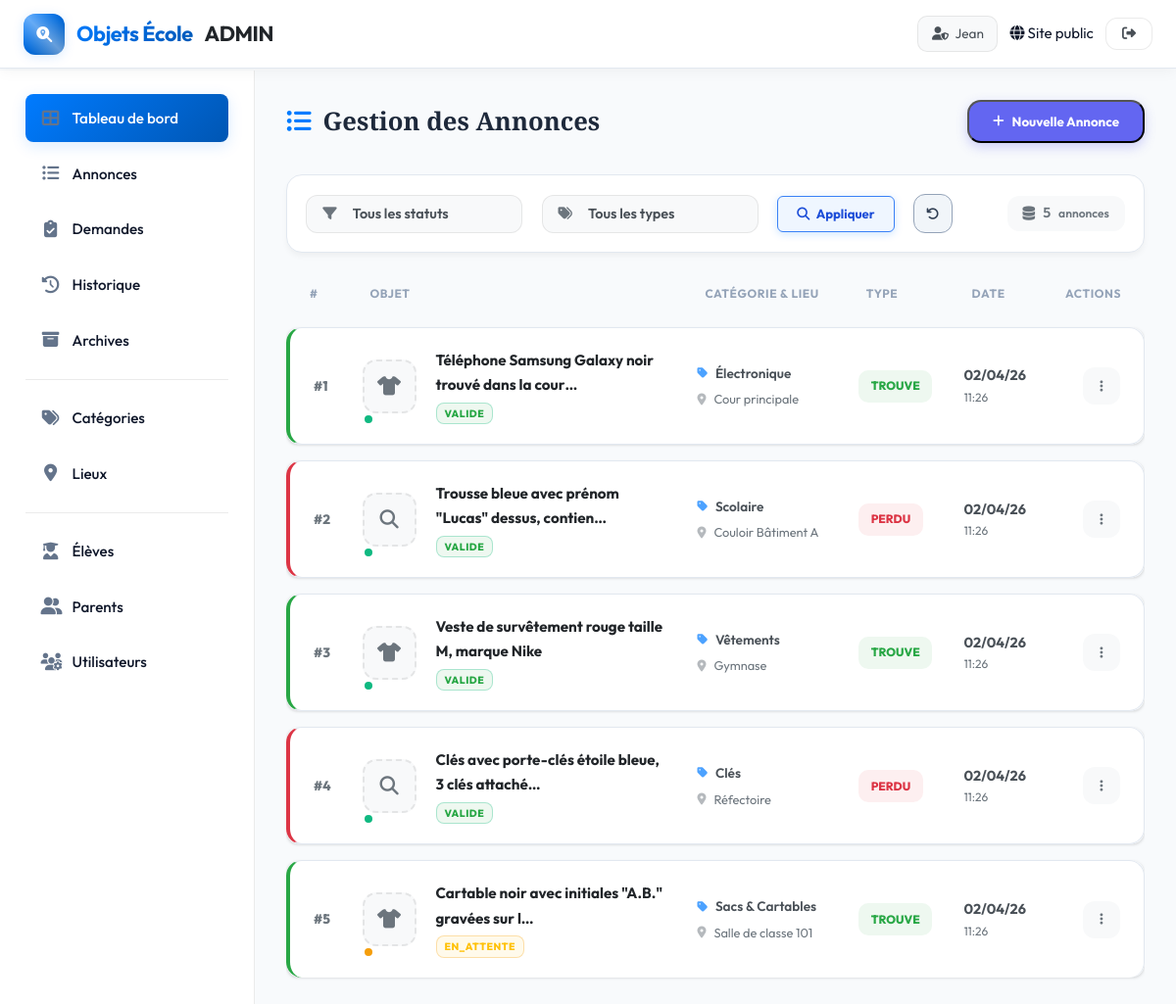
Page /admin/annonces.php (signed in) on the committed database.
### tables this page shows
CREATE TABLE utilisateurs (
    id INT AUTO_INCREMENT PRIMARY KEY,
    login VARCHAR(100) UNIQUE NOT NULL,
    mot_de_passe_hash VARCHAR(255) NOT NULL,
    role ENUM('admin','personnel','parent') NOT NULL DEFAULT 'parent',
    nom VARCHAR(100) NOT NULL,
    prenom VARCHAR(100) NOT NULL,
    email VARCHAR(150),
    tel VARCHAR(20),
    cin VARCHAR(30),
    actif TINYINT(1) DEFAULT 1,
    date_creation TIMESTAMP DEFAULT CURRENT_TIMESTAMP
);

CREATE TABLE annonces (
    id INT AUTO_INCREMENT PRIMARY KEY,
    type ENUM('perdu','trouve') NOT NULL,
    categorie_id INT NOT NULL,
    lieu_id INT NOT NULL,
    description TEXT NOT NULL,
    photo VARCHAR(255),
    contact_email VARCHAR(150),
    contact_tel VARCHAR(20),
    date_objet DATE,
    statut ENUM('en_attente','valide','recupere','donne','archive') DEFAULT 'en_attente',
    ip_utilisateur VARCHAR(45),
    declarant_nom VARCHAR(150),
    declarant_email VARCHAR(150),
    user_id INT NULL,
    date_creation TIMESTAMP DEFAULT CURRENT_TIMESTAMP,
    date_modification TIMESTAMP DEFAULT CURRENT_TIMESTAMP ON UPDATE CURRENT_TIMESTAMP,
    FOREIGN KEY (categorie_id) REFERENCES categories(id),
    FOREIGN KEY (lieu_id) REFERENCES lieux(id),
    FOREIGN KEY (user_id) REFERENCES utilisateurs(id) ON DELETE SET NULL
);

CREATE TABLE categories (
    id INT AUTO_INCREMENT PRIMARY KEY,
    nom VARCHAR(100) NOT NULL,
    icone VARCHAR(50) DEFAULT 'fas fa-box',
    date_creation TIMESTAMP DEFAULT CURRENT_TIMESTAMP
);

CREATE TABLE lieux (
    id INT AUTO_INCREMENT PRIMARY KEY,
    nom VARCHAR(150) NOT NULL,
    batiment VARCHAR(100),
    date_creation TIMESTAMP DEFAULT CURRENT_TIMESTAMP
);

### includes/functions.php (called while the page is built, shortened)
<?php
function url(string $path): string {
    return BASE_URL . '/' . ltrim($path, '/');
}

### includes/auth.php (called while the page is built, shortened)
<?php
function getCurrentUser(): ?array {
    $pdo = getDB();
    $stmt = $pdo->prepare("SELECT * FROM utilisateurs WHERE id = ? AND actif = 1");
    $stmt->execute([$_SESSION['user_id']]);
    return $stmt->fetch() ?: null;
}
function clean(string $str): string {
    return htmlspecialchars(trim($str), ENT_QUOTES, 'UTF-8');
}

### admin/annonces.php (the view, shortened to what this page needs)
<?php
$type_filter = $_GET['type'] ?? '';
$statut_filter = $_GET['statut'] ?? '';
if ($type_filter === 'perdu')
  $active_page = 'annonces_perdu';
elseif ($type_filter === 'trouve')
  $active_page = 'annonces_trouve';
elseif ($statut_filter === 'en_attente')
  $active_page = 'annonces_attente';
else
  $active_page = 'dashboard';
require_once __DIR__ . '/../includes/admin_header.php';
$statut = $_GET['statut'] ?? '';
$where = [];
$params = [];
if ($statut) {
  $where[] = "a.statut=?";
  $params[] = $statut;
} else {
  $where[] = "a.statut != 'recupere'";
}
$whereSQL = 'WHERE ' . implode(' AND ', $where);
$page = max(1, (int) ($_GET['page'] ?? 1));
$limit = 20;
$offset = ($page - 1) * $limit;
$total = $pdo->prepare("SELECT COUNT(*) FROM annonces a $whereSQL");
$total->execute($params);
$total = (int) $total->fetchColumn();
$params2 = $params;
$params2[] = $limit;
$params2[] = $offset;
$annonces = $pdo->prepare("
    SELECT a.*, c.nom AS cat_nom, l.nom AS lieu_nom,
           dr.id AS demande_id,
           u.prenom AS parent_prenom, u.nom AS parent_nom,
           e.prenom AS eleve_prenom, e.nom AS eleve_nom
    FROM annonces a
    JOIN categories c ON a.categorie_id=c.id
    LEFT JOIN lieux l ON a.lieu_id=l.id
    LEFT JOIN demandes_recuperation dr ON dr.annonce_id = a.id AND dr.statut = 'approuvee'
    LEFT JOIN utilisateurs u ON dr.parent_id = u.id
    LEFT JOIN eleves e ON dr.eleve_id = e.id
    $whereSQL
    ORDER BY a.date_creation DESC LIMIT ? OFFSET ?
");
$annonces->execute($params2);
$annonces = $annonces->fetchAll();
?>
<div class="vue-ensemble-header">
  <div class="vue-ensemble-title" style="text-transform:none; font-size:1.6rem; font-weight:700;">
    <i class="fas fa-list-ul" style="color:var(--accent);"></i> Gestion des Annonces
  </div>
  <button onclick="document.getElementById('addAnnonceForm').style.display='block'; this.style.display='none'" class="btn-new-annonce">
    <i class="fas fa-plus"></i> Nouvelle Annonce
  </button>
</div>
<div class="admin-section" style="padding:1.2rem; margin-bottom:2rem; border-radius:16px;">
  <form class="filters-form" method="GET" style="display:flex; gap:1.2rem; align-items:center; flex-wrap:wrap;">
    <div class="filter-group" style="display:flex; align-items:center; gap:0.8rem; background:var(--bg2); padding:0.4rem 1rem; border-radius:12px; border:1px solid var(--border);">
      <i class="fas fa-filter" style="color:var(--text3); font-size:0.9rem;"></i>
      <select name="statut" class="admin-input-clean" style="border:none; background:transparent; font-weight:600; color:var(--text2); outline:none; padding:0.2rem;">
        <option value="">Tous les statuts</option>
      </select>
    </div>
    <div class="filter-group" style="display:flex; align-items:center; gap:0.8rem; background:var(--bg2); padding:0.4rem 1rem; border-radius:12px; border:1px solid var(--border);">
      <i class="fas fa-tags" style="color:var(--text3); font-size:0.9rem;"></i>
      <select name="type" class="admin-input-clean" style="border:none; background:transparent; font-weight:600; color:var(--text2); outline:none; padding:0.2rem;">
        <option value="">Tous les types</option>
      </select>
    </div>
    <button type="submit" class="btn-action blue" style="padding:0.6rem 1.2rem;">
      <i class="fas fa-search"></i> Appliquer
    </button>
    <a href="<?= url('admin/annonces.php') ?>" class="btn-action gray" title="Réinitialiser" style="width:40px; height:40px; border-radius:12px; justify-content:center;">
      <i class="fas fa-undo"></i>
    </a>
    <div style="margin-left:auto; display:flex; align-items:center; gap:0.5rem; color:var(--text3); font-weight:600; font-size:0.9rem; background:var(--bg2); padding:0.4rem 1rem; border-radius:12px;">
      <i class="fas fa-database"></i> <span><?= $total ?></span> <small>annonces</small>
    </div>
  </form>
</div>
<div class="admin-table-wrap" style="background:transparent; border:none; box-shadow:none;">
  <table class="admin-table" style="border-collapse: separate; border-spacing: 0 1rem; margin-top:-1rem;">
    <thead>
      <tr style="background:transparent; box-shadow:none;">
        <th style="width:60px; padding-left:1.5rem;">#</th>
        <th>Objet</th>
        <th>Catégorie & Lieu</th>
        <th>Type</th>
        <th>Date</th>
        <th style="text-align:right; padding-right:1.5rem;">Actions</th>
      </tr>
    </thead>
    <tbody>
      <?php if (empty($annonces)): ?>
        <tr style="background:transparent;"><td colspan="6" style="text-align:center; padding:5rem 0;">
          <div style="opacity:0.5;">
            <i class="fas fa-search" style="font-size:3rem; margin-bottom:1rem;"></i>
            <p>Aucune annonce ne correspond à vos critères.</p>
          </div>
        </td></tr>
      <?php else: ?>
        <?php foreach ($annonces as $a): ?>
          <tr class="annonce-row-modern <?= $a['type'] ?>" style="background:var(--surface); box-shadow:var(--shadow-sm); transition:var(--transition);">
            <td style="padding-left:1.5rem; border-radius:16px 0 0 16px; border-left:4px solid <?= $a['type'] === 'trouve' ? 'var(--trouve)' : 'var(--perdu)' ?>;">
              <span style="font-weight:800; color:var(--text3); font-size:0.85rem;">#<?= $a['id'] ?></span>
            </td>
            <td>
              <div class="obj-cell-premium">
                <div class="obj-img-container" style="position:relative;">
                  <?php if ($a['photo']): ?>
                    <img src="<?= photoUrl($a['photo']) ?>" class="obj-img-rounded" style="width:55px; height:55px; object-fit:cover; border-radius:14px; border:2px solid #fff; box-shadow:0 4px 10px rgba(0,0,0,0.05);" alt="">
                  <?php else: ?>
                    <div class="obj-img-rounded" style="width:55px; height:55px; display:flex; align-items:center; justify-content:center; background:var(--bg2); color:var(--text3); border-radius:14px; border:2px dashed var(--border);">
                      <i class="fas <?= $a['type'] === 'trouve' ? 'fa-tshirt' : 'fa-search' ?>" style="font-size:1.2rem;"></i>
                    </div>
                  <?php endif; ?>
                  <span style="position:absolute; -top:5px; -right:5px; width:12px; height:12px; border-radius:50%; background:<?= $a['statut']==='en_attente'?'#f59e0b':'#10b981' ?>; border:2px solid #fff;"></span>
                </div>
                <div class="obj-info-main" style="gap:0.2rem;">
                  <span class="title" style="font-weight:700; color:var(--text); font-size:0.95rem;"><?= clean(mb_strimwidth($a['description'], 0, 50, '…')) ?></span>
                  <div style="display:flex; align-items:center; gap:0.5rem;">
                    <span class="statut-pill statut-<?= $a['statut'] ?>" style="font-size:0.65rem; padding:0.1rem 0.5rem; text-transform:uppercase; letter-spacing:0.05em; font-weight:800;">
                      <?= clean($a['statut']) ?>
                    </span>
                  </div>
                </div>
              </div>
            </td>
            <td>
              <div class="meta-info-stack" style="display:flex; flex-direction:column; gap:0.3rem;">
                <span style="font-size:0.85rem; font-weight:600; color:var(--text2); display:flex; align-items:center; gap:0.5rem;">
                  <i class="fas fa-tag" style="font-size:0.75rem; color:var(--accent); opacity:0.7;"></i> <?= clean($a['cat_nom']) ?>
                </span>
                <span style="font-size:0.8rem; color:var(--text3); display:flex; align-items:center; gap:0.5rem;">
                  <i class="fas fa-map-marker-alt" style="font-size:0.75rem; opacity:0.5;"></i> <?= clean($a['lieu_nom'] ?: '—') ?>
                </span>
              </div>
            </td>
            <td>
              <span class="badge-type-pill <?= $a['type'] ?>" style="background:<?= $a['type'] === 'trouve' ? 'var(--trouve-light)' : 'var(--perdu-light)' ?>; color:<?= $a['type'] === 'trouve' ? 'var(--trouve)' : 'var(--perdu)' ?>; padding:0.4rem 0.8rem; border-radius:10px; font-weight:800; font-size:0.75rem;">
                <?= strtoupper($a['type']) ?>
              </span>
            </td>
            <td>
              <div style="display:flex; flex-direction:column;">
                <span style="font-weight:700; font-size:0.9rem; color:var(--text2);"><?= date('d/m/y', strtotime($a['date_creation'])) ?></span>
                <small style="color:var(--text3); font-size:0.75rem;"><?= date('H:i', strtotime($a['date_creation'])) ?></small>
              </div>
            </td>
            <td style="text-align:right; padding-right:1.5rem; border-radius:0 16px 16px 0;">
              <div class="dropdown">
                <button class="btn-more" style="width:38px; height:38px; border-radius:12px; background:var(--bg2);"><i class="fas fa-ellipsis-v"></i></button>
              </div>
            </td>
          </tr>
        <?php endforeach; ?>
      <?php endif; ?>
    </tbody>
  </table>
</div>
<?php require_once __DIR__ . '/../includes/admin_footer.php'; ?>

### includes/admin_header.php (shortened to what this page needs)
<?php
require_once __DIR__ . '/auth.php';
$admin_user = getCurrentUser();
?>
<!DOCTYPE html>
<html lang="fr">
<head>
  <link rel="stylesheet" href="<?= url('public/css/style.css') ?>">
  <link rel="stylesheet" href="https://cdnjs.cloudflare.com/ajax/libs/font-awesome/6.5.0/css/all.min.css">
</head>
<body class="admin-body">
  <nav class="navbar admin-navbar">
    <div class="nav-inner">
      <a href="<?= url('admin/index.php') ?>" class="logo">
        <span class="logo-icon"><i class="fas fa-search-location"></i></span>
        <strong>Objets École</strong> <span>ADMIN</span>
      </a>
      <div class="nav-actions">
        <div class="user-badge">
          <i class="fas fa-user-shield"></i>
          <span><?= clean($admin_user['prenom']) ?></span>
        </div>
        <a href="<?= url('index.php') ?>" class="btn-outline">
          <i class="fas fa-globe"></i> Site public
        </a>
        <a href="<?= url('logout.php') ?>" class="btn-logout" title="Déconnexion">
          <i class="fas fa-sign-out-alt"></i>
        </a>
      </div>
    </div>
  </nav>
  <div class="admin-layout">
    <aside class="admin-sidebar">
      <nav class="sidebar-nav">
        <a href="<?= url('admin/index.php') ?>" class="sidebar-link <?= $active_page === 'dashboard' ? 'active' : '' ?>">
          <i class="fas fa-th-large"></i> Tableau de bord
        </a>
        <a href="<?= url('admin/annonces.php') ?>" class="sidebar-link <?= strpos($active_page, 'annonces') !== false ? 'active' : '' ?>">
          <i class="fas fa-list-ul"></i> Annonces
        </a>
        <a href="<?= url('admin/demandes.php') ?>" class="sidebar-link <?= $active_page === 'demandes' ? 'active' : '' ?>">
          <i class="fas fa-clipboard-check"></i> Demandes
        </a>
        <a href="<?= url('admin/historique.php') ?>" class="sidebar-link <?= $active_page === 'historique' ? 'active' : '' ?>">
          <i class="fas fa-history"></i> Historique
        </a>
        <a href="<?= url('admin/archives.php') ?>" class="sidebar-link <?= $active_page === 'archives' ? 'active' : '' ?>">
          <i class="fas fa-archive"></i> Archives
        </a>
        <div class="nav-divider" style="height:1px; background:var(--border); margin:0.5rem 0;"></div>
        <a href="<?= url('admin/categories.php') ?>" class="sidebar-link <?= $active_page === 'categories' ? 'active' : '' ?>">
          <i class="fas fa-tags"></i> Catégories
        </a>
        <a href="<?= url('admin/lieux.php') ?>" class="sidebar-link <?= $active_page === 'lieux.php' ? 'active' : '' ?>">
          <i class="fas fa-map-marker-alt"></i> Lieux
        </a>
        <div class="nav-divider" style="height:1px; background:var(--border); margin:0.5rem 0;"></div>
        <a href="<?= url('admin/eleves.php') ?>" class="sidebar-link <?= $active_page === 'eleves' ? 'active' : '' ?>">
          <i class="fas fa-user-graduate"></i> Élèves
        </a>
        <a href="<?= url('admin/parents.php') ?>" class="sidebar-link <?= $active_page === 'parents' ? 'active' : '' ?>">
          <i class="fas fa-user-friends"></i> Parents
        </a>
        <?php if ($admin_user['role'] === 'admin'): ?>
          <a href="<?= url('admin/utilisateurs.php') ?>" class="sidebar-link <?= $active_page === 'utilisateurs' ? 'active' : '' ?>">
            <i class="fas fa-users-cog"></i> Utilisateurs
          </a>
        <?php endif; ?>
      </nav>
    </aside>
    <div class="admin-content">

### admin/annonces.php (style rules this page uses)
.badge-type-pill { display: inline-flex; align-items: center; justify-content: center; }

### rows in the picture
utilisateurs: prenom "Jean"
annonces: id "1", description "Téléphone Samsung Galaxy noir trouvé dans la cour…", statut "VALIDE", categorie.nom "Électronique", lieu.nom "Cour principale", type "TROUVE", date_creation "02/04/26", date_creation "11:26"
annonces: id "2", description "Trousse bleue avec prénom \"Lucas\" dessus, contien…", statut "VALIDE", categorie.nom "Scolaire", lieu.nom "Couloir Bâtiment A", type "PERDU", date_creation "02/04/26", date_creation "11:26"
annonces: id "3", description "Veste de survêtement rouge taille M, marque Nike", statut "VALIDE", categorie.nom "Vêtements", lieu.nom "Gymnase", type "TROUVE", date_creation "02/04/26", date_creation "11:26"
annonces: id "4", description "Clés avec porte-clés étoile bleue, 3 clés attaché…", statut "VALIDE", categorie.nom "Clés", lieu.nom "Réfectoire", type "PERDU", date_creation "02/04/26", date_creation "11:26"
annonces: id "5", description "Cartable noir avec initiales \"A.B.\" gravées sur l…", statut "EN_ATTENTE", categorie.nom "Sacs & Cartables", lieu.nom "Salle de classe 101", type "TROUVE", date_creation "02/04/26", date_creation "11:26"

### other values in the picture
$total "5"
